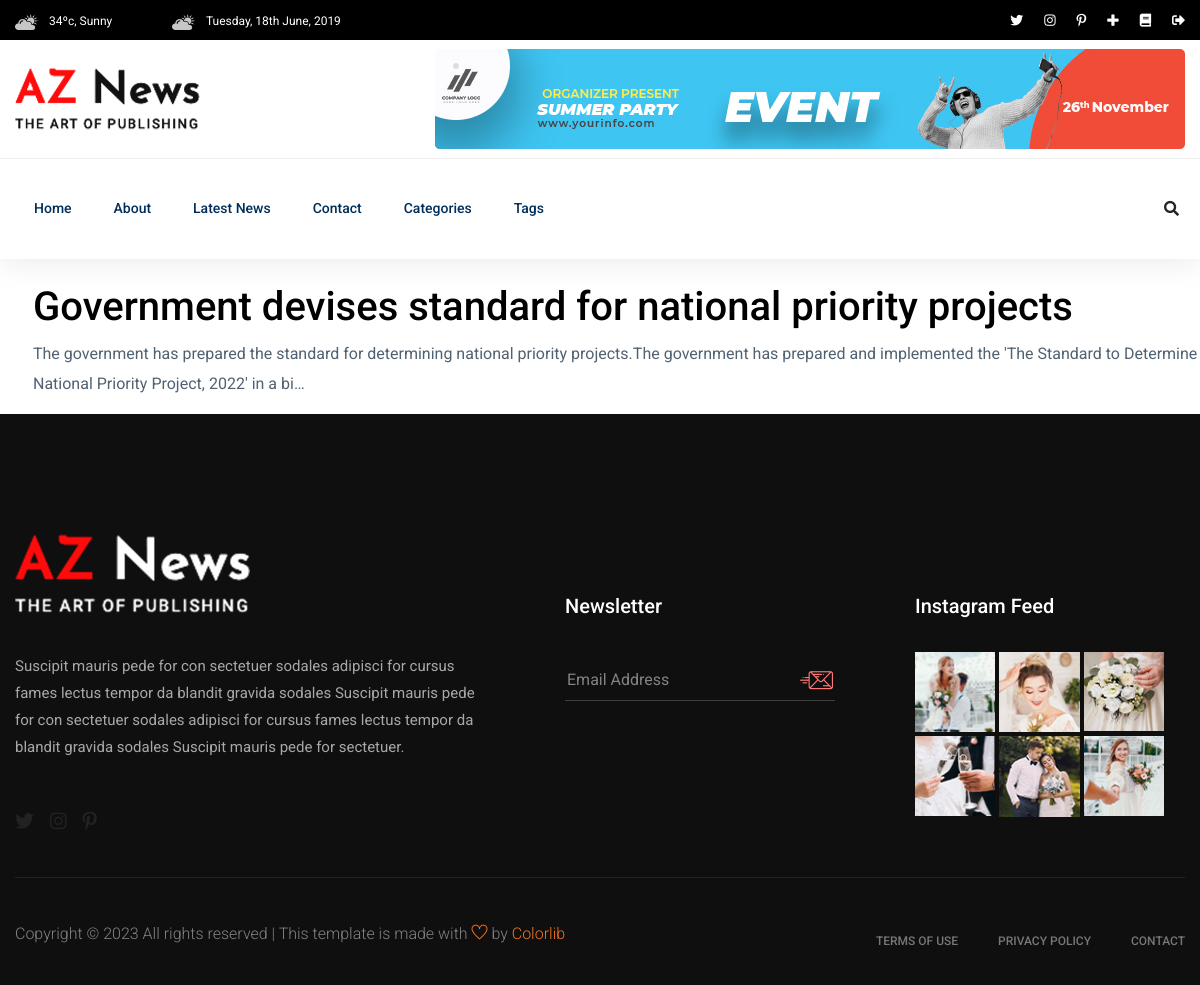
The app's page /draft-list/ (signed in) with its own data.
### blog_app/models.py (models this page shows, shortened)
class TimeStamp(models.Model):
    created_at = models.DateTimeField(auto_now_add=True)
    updated_at = models.DateTimeField(auto_now=True)
    class Meta:
        abstract = True

class Post(TimeStamp):    # Pascalcase
    STATUS_CHOICES = [
        ("active", "Active"),
        ("inactivate", "Inactivate")
    ]
    title = models.CharField(max_length=255)
    content = models.TextField()
    featured_image = models.ImageField(
        upload_to="post_images/%Y/%m/%d", blank=False)
    views_count = models.PositiveBigIntegerField(default=0)
    category = models.ForeignKey(Category, on_delete=models.CASCADE)
    status = models.CharField(
        max_length=255, choices=STATUS_CHOICES, default="active")
    tag = models.ManyToManyField(Tag)
    published_at = models.DateTimeField(null=True, blank=True)
    author = models.ForeignKey("auth.user", on_delete=models.CASCADE)

### blog_app/views.py (the view)
class DraftListView(LoginRequiredMixin, ListView):
    model = Post
    template_name = "post_list.html"
    queryset = Post.objects.filter(
        published_at__isnull=True).order_by("-published_at")
    context_object_name = "posts"

### templates/post_list.html (shortened to what this page needs)
{% extends "aznews/base.html" %}
{% block content %}
  <div class="row mt-4">
    {% for post in posts %}
      <div class="post ml-5">
        <h1>
          <a href="{% url 'post-detail' post.pk %}">{{ post.title }}</a>
        </h1>
        <p>{{ post.content|truncatechars:200 }}</p>
      </div>
    {% endfor %}
  </div>
{% endblock content %}

### records on screen
Post: title "Government devises standard for national priority projects", content "The government has prepared the standard for determining national priority projects.The government has prepared and implemented the 'The Standard to Determine National Priority Project, 2022' in a bi…"
